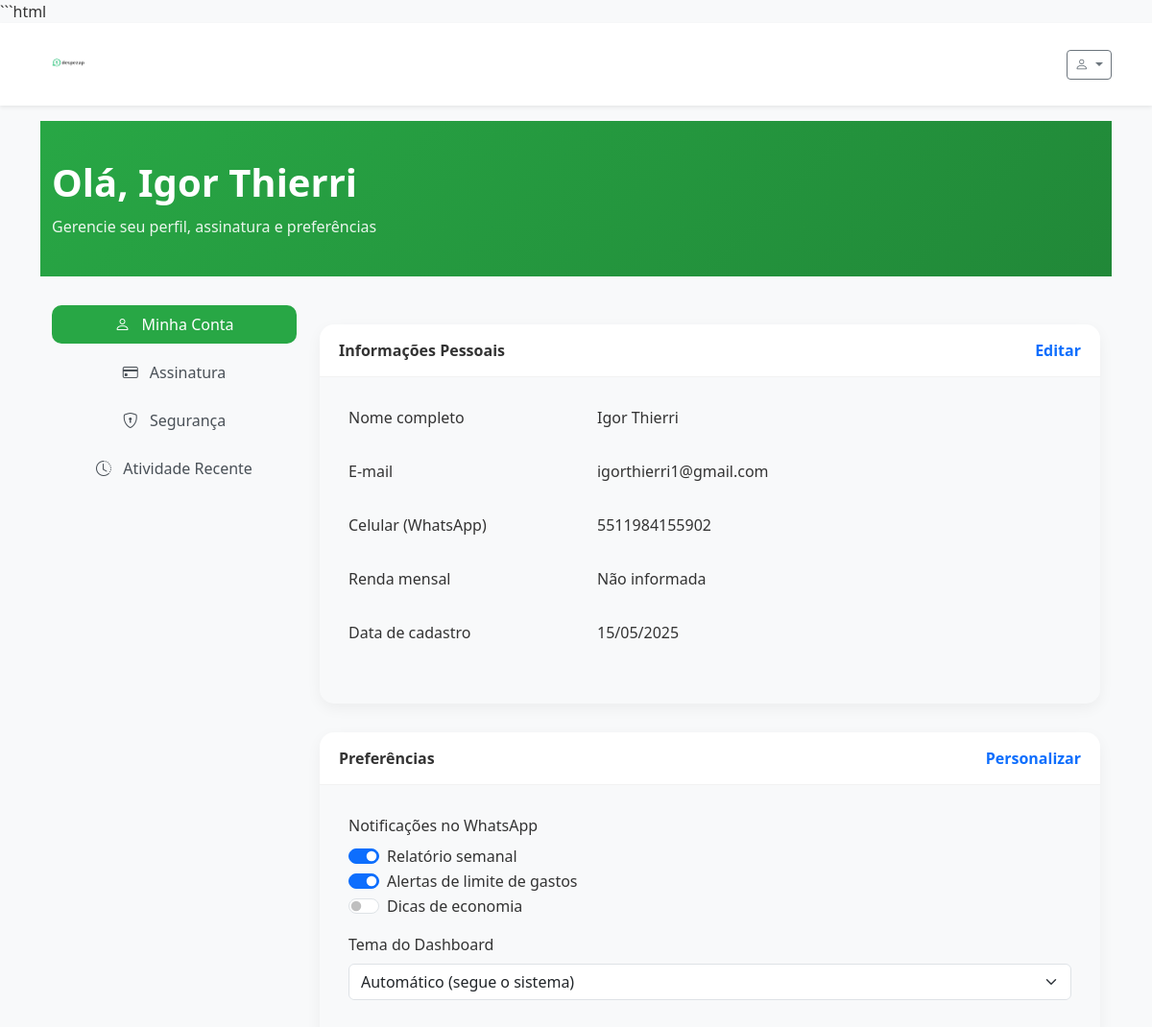
Before: /perfil (signed in) with the older database file.
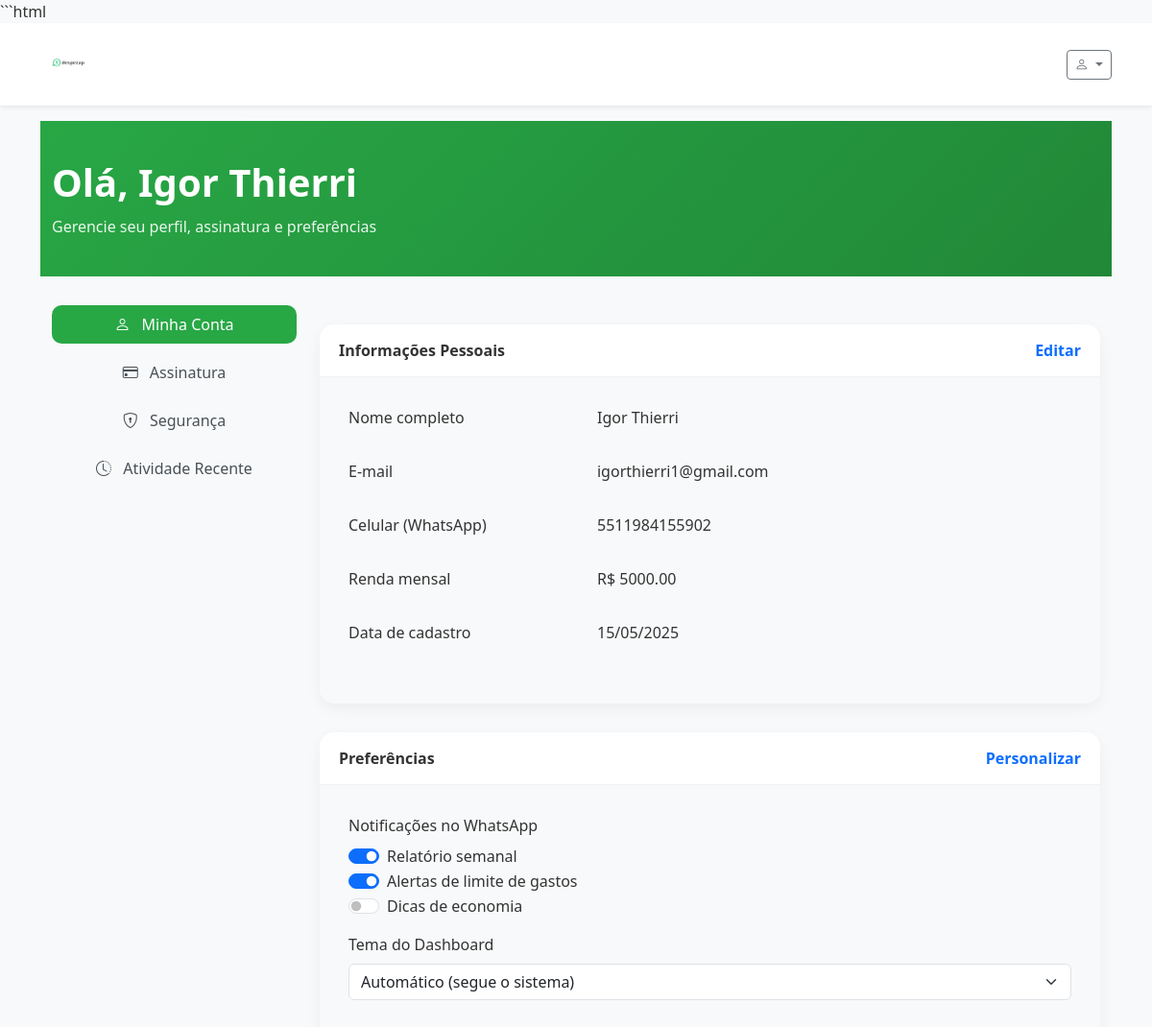
After: the same page with the newer database file.
### tables this page shows
CREATE TABLE usuarios (
        id INTEGER PRIMARY KEY AUTOINCREMENT,
        celular TEXT UNIQUE,
        nome TEXT,
        email TEXT UNIQUE,
        senha TEXT,
        data_criacao TEXT,
        ultimo_acesso TEXT,
        plano TEXT DEFAULT 'gratuito',
        data_assinatura TEXT,
        data_vencimento TEXT,
        ativo INTEGER DEFAULT 1
    , origem text, cupom text, renda REAL, admin INTEGER DEFAULT 0, origens TEXT);

### rotas/web_rotas.py (the view)
@web_bp.route('/perfil', methods=['GET'])
@login_required
def perfil():
    from config import Config
    usuario_id = session.get('usuario_id')
    usuario_model = Usuario(Config.DATABASE)
    usuario = usuario_model.buscar_por_id(usuario_id)
    if not usuario:
        flash('Usuário não encontrado.', 'error')
        return redirect(url_for('web.logout'))
    if usuario.get('data_criacao'):
        data_criacao = datetime.strptime(usuario['data_criacao'], "%Y-%m-%d %H:%M:%S")
        usuario['data_criacao'] = data_criacao.strftime("%d/%m/%Y")
    return render_template(
        'perfil.html',
        app_name=Config.APP_NAME,
        usuario=usuario
    )

### app.py (called while the page is built)
@app.context_processor
def inject_today():
    return {'today': datetime.now()}

### database/models.py (called while the page is built)
    def buscar_por_id(self, usuario_id):
        self.criar_tabela()
        conn = sqlite3.connect(self.db_path)
        conn.row_factory = sqlite3.Row
        cursor = conn.cursor()
        cursor.execute("SELECT * FROM usuarios WHERE id = ?", (usuario_id,))
        usuario = cursor.fetchone()
        conn.close()
        return dict(usuario) if usuario else None

### rotas/web_rotas.py (called while the page is built)
def login_required(f):
    @wraps(f)
    def decorated_function(*args, **kwargs):
        if 'usuario_id' not in session:
            return redirect(url_for('web.login', next=request.url))
        return f(*args, **kwargs)
    return decorated_function

### templates/perfil.html (shortened to what this page needs)
{% extends 'base.html' %}
{% block content %}
<div class="profile-header">
    <div class="container">
        <h1>Olá, {{ usuario.nome }}</h1>
        <p>Gerencie seu perfil, assinatura e preferências</p>
    </div>
</div>
<div class="container">
    <div class="row">
        <div class="col-md-3">
            <div class="nav flex-column nav-pills" id="profile-tabs" role="tablist">
                <button class="nav-link active" id="account-tab" data-bs-toggle="pill" data-bs-target="#account" type="button" role="tab">
                    <i class="bi bi-person me-2"></i> Minha Conta
                </button>
                <button class="nav-link" id="subscription-tab" data-bs-toggle="pill" data-bs-target="#subscription" type="button" role="tab">
                    <i class="bi bi-credit-card me-2"></i> Assinatura
                </button>
                <button class="nav-link" id="security-tab" data-bs-toggle="pill" data-bs-target="#security" type="button" role="tab">
                    <i class="bi bi-shield-lock me-2"></i> Segurança
                </button>
                <button class="nav-link" id="activity-tab" data-bs-toggle="pill" data-bs-target="#activity" type="button" role="tab">
                    <i class="bi bi-clock-history me-2"></i> Atividade Recente
                </button>
            </div>
        </div>
        <div class="col-md-9">
            <div class="tab-content" id="profile-tabsContent">
                <div class="tab-pane fade show active" id="account" role="tabpanel" aria-labelledby="account-tab">
                    <div class="profile-card">
                        <div class="card-header">
                            <span>Informações Pessoais</span>
                            <a href="#" class="text-decoration-none" id="btn-editar-perfil">Editar</a>
                        </div>
                        <div class="card-body">
                            <div id="perfil-info">
                                <div class="row mb-3">
                                    <div class="col-md-4">
                                        <p class="form-label">Nome completo</p>
                                    </div>
                                    <div class="col-md-8">
                                        <p>{{ usuario.nome }}</p>
                                    </div>
                                </div>
                                <div class="row mb-3">
                                    <div class="col-md-4">
                                        <p class="form-label">E-mail</p>
                                    </div>
                                    <div class="col-md-8">
                                        <p>{{ usuario.email }}</p>
                                    </div>
                                </div>
                                <div class="row mb-3">
                                    <div class="col-md-4">
                                        <p class="form-label">Celular (WhatsApp)</p>
                                    </div>
                                    <div class="col-md-8">
                                        <p>{{ usuario.celular }}</p>
                                    </div>
                                </div>
                                <div class="row mb-3">
                                    <div class="col-md-4">
                                        <p class="form-label">Renda mensal</p>
                                    </div>
                                    <div class="col-md-8">
                                        <p>{% if usuario.renda %}R$ {{ "%.2f"|format(usuario.renda) }}{% else %}Não informada{% endif %}</p>
                                    </div>
                                </div>
                                <div class="row mb-3">
                                    <div class="col-md-4">
                                        <p class="form-label">Data de cadastro</p>
                                    </div>
                                    <div class="col-md-8">
                                        <p>{{ usuario.data_criacao | default('01/01/2023') }}</p>
                                    </div>
                                </div>
                            </div>
                        </div>
                    </div>
                    <div class="profile-card">
                        <div class="card-header">
                            <span>Preferências</span>
                            <a href="#" class="text-decoration-none">Personalizar</a>
                        </div>
                        <div class="card-body">
                            <div class="mb-3">
                                <label class="form-label">Notificações no WhatsApp</label>
                                <div class="form-check form-switch">
                                    <input class="form-check-input" type="checkbox" id="notificacao-relatorio" checked>
                                    <label class="form-check-label" for="notificacao-relatorio">Relatório semanal</label>
                                </div>
                                <div class="form-check form-switch">
                                    <input class="form-check-input" type="checkbox" id="notificacao-limite" checked>
                                    <label class="form-check-label" for="notificacao-limite">Alertas de limite de gastos</label>
                                </div>
                                <div class="form-check form-switch">
                                    <input class="form-check-input" type="checkbox" id="notificacao-dicas">
                                    <label class="form-check-label" for="notificacao-dicas">Dicas de economia</label>
                                </div>
                            </div>
                            <div class="mb-3">
                                <label class="form-label">Tema do Dashboard</label>
                                <select class="form-select">
                                    <option selected>Automático (segue o sistema)</option>
                                </select>
                            </div>
                        </div>
                    </div>
                </div>
            </div>
        </div>
    </div>
</div>
{% endblock %}

### templates/base.html (shortened to what this page needs)
<!DOCTYPE html>
<html lang="pt-br">
<head>
    <link href="https://cdn.jsdelivr.net/npm/bootstrap@5.3.0-alpha1/dist/css/bootstrap.min.css" rel="stylesheet">
    <link rel="stylesheet" href="https://cdn.jsdelivr.net/npm/bootstrap-icons@1.10.0/font/bootstrap-icons.css">
</head>
<body>
    <nav class="navbar navbar-expand bg-white shadow-sm mb-3">
        <div class="container">
            <a class="navbar-brand" href="/">
                <img src="/static/images/logo_fundo_branco__2_-removebg-preview.png" alt="{{ app_name }}" class="app-logo" style="height: 60px; width: auto;">
            </a>
            <div class="d-flex">
                {% if 'usuario_id' in session %}
                <div class="dropdown">
                    <button class="btn btn-sm btn-outline-secondary dropdown-toggle" type="button" data-bs-toggle="dropdown">
                        <i class="bi bi-person"></i>
                    </button>
                </div>
                {% else %}
                <a href="/login" class="btn btn-sm btn-success me-2">Entrar</a>
                <a href="/cadastro" class="btn btn-sm btn-outline-success">Cadastrar</a>
                {% endif %}
            </div>
        </div>
    </nav>
    <div class="container">
        {% block content %}{% endblock %}
    </div>
</body>
</html>

Changed rows visible on the page:
now on this page (row edited): usuarios: nome "Igor Thierri", email "igorthierri1@gmail.com", celular "5511984155902", renda "5000.00", data_criacao "15/05/2025"
Other visible differences:
{{ usuario.nome }}: "Igor Thierri" → (not shown)
{{ usuario.email }}: "igorthierri1@gmail.com" → (not shown)
{{ usuario.celular }}: "5511984155902" → (not shown)
{{ usuario.data_criacao | default('01/01/2023') }}: "15/05/2025" → (not shown)
text no longer shown: "Não informada"
text now shown: "R$"
